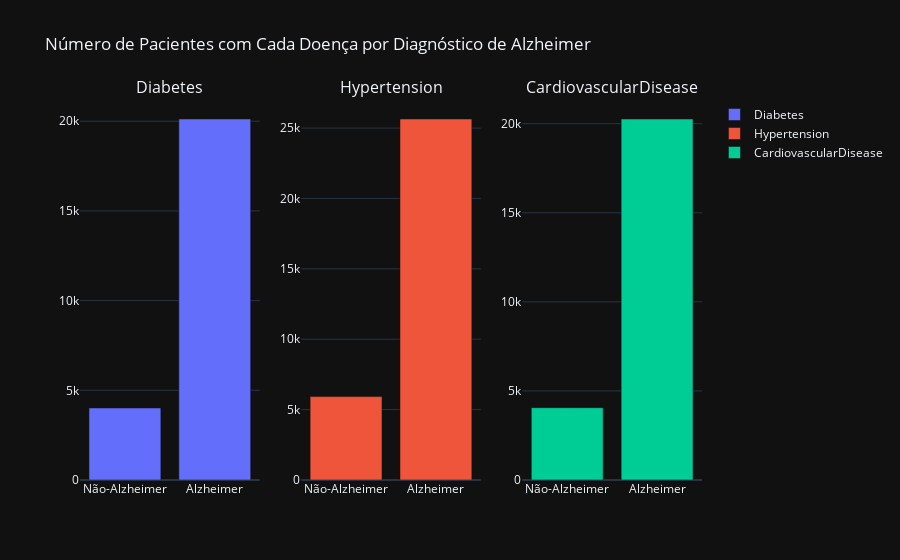

The notebook cell saved with this chart:
### Markdown cell above
# Quantos pacientes têm diabetes, hipertensão e doença cardiovascular?

### Code cell
doencas = ['Diabetes', 'Hypertension', 'CardiovascularDisease']
fig = make_subplots(rows=1, cols=3, subplot_titles=doencas)

for i, doenca in enumerate(doencas, 1):
    alzheimer = data[data['Diagnosis'] == 1][doenca].value_counts()
    nao_alzheimer = data[data['Diagnosis'] == 0][doenca].value_counts()
    
    com_doenca_alz = alzheimer.get(1, 0)
    com_doenca_nao_alz = nao_alzheimer.get(1, 0)

    fig.add_trace(go.Bar(
        x=["Não-Alzheimer", "Alzheimer"],
        y=[com_doenca_nao_alz, com_doenca_alz],
        name=doenca
    ), row=1, col=i)

fig.update_layout(
    title="Número de Pacientes com Cada Doença por Diagnóstico de Alzheimer",
    template="plotly_dark",
    barmode="group"
)

fig.show()

### Figure 1 — Plotly figure (JSON) as saved in the notebook; plotly's stock layout.template omitted (floating-point values rounded to 4 significant figures)
{"data": [{"name": "Diabetes", "type": "bar", "x": ["Não-Alzheimer", "Alzheimer"], "xaxis": "x", "y": [4016, 20125], "yaxis": "y"}, {"name": "Hypertension", "type": "bar", "x": ["Não-Alzheimer", "Alzheimer"], "xaxis": "x2", "y": [5926, 25645], "yaxis": "y2"}, {"name": "CardiovascularDisease", "type": "bar", "x": ["Não-Alzheimer", "Alzheimer"], "xaxis": "x3", "y": [4061, 20265], "yaxis": "y3"}], "layout": {"annotations": [{"font": {"size": 16}, "showarrow": false, "text": "Diabetes", "x": 0.1444, "xanchor": "center", "xref": "paper", "y": 1, "yanchor": "bottom", "yref": "paper"}, {"font": {"size": 16}, "showarrow": false, "text": "Hypertension", "x": 0.5, "xanchor": "center", "xref": "paper", "y": 1, "yanchor": "bottom", "yref": "paper"}, {"font": {"size": 16}, "showarrow": false, "text": "CardiovascularDisease", "x": 0.8556, "xanchor": "center", "xref": "paper", "y": 1, "yanchor": "bottom", "yref": "paper"}], "barmode": "group", "title": {"text": "Número de Pacientes com Cada Doença por Diagnóstico de Alzheimer"}, "xaxis": {"anchor": "y", "domain": [0, 0.2889]}, "xaxis2": {"anchor": "y2", "domain": [0.3556, 0.6444]}, "xaxis3": {"anchor": "y3", "domain": [0.7111, 1]}, "yaxis": {"anchor": "x", "domain": [0, 1]}, "yaxis2": {"anchor": "x2", "domain": [0, 1]}, "yaxis3": {"anchor": "x3", "domain": [0, 1]}}}
